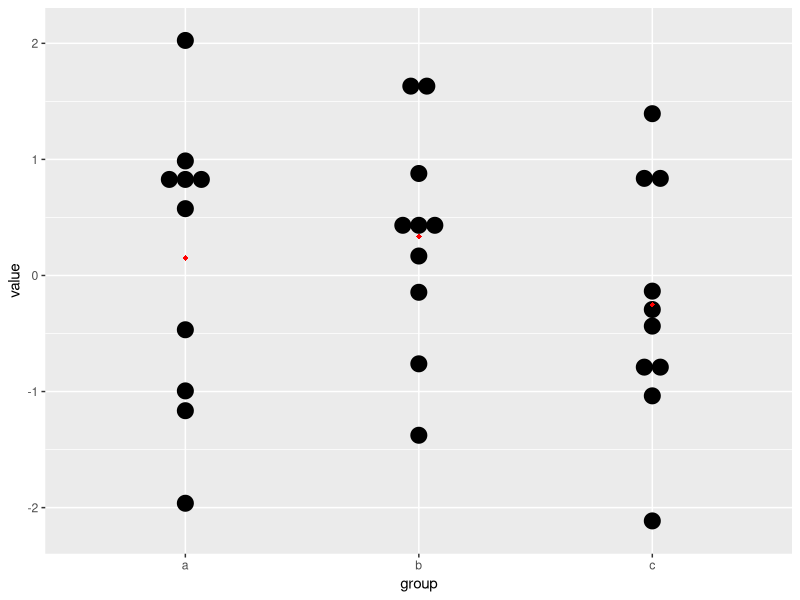
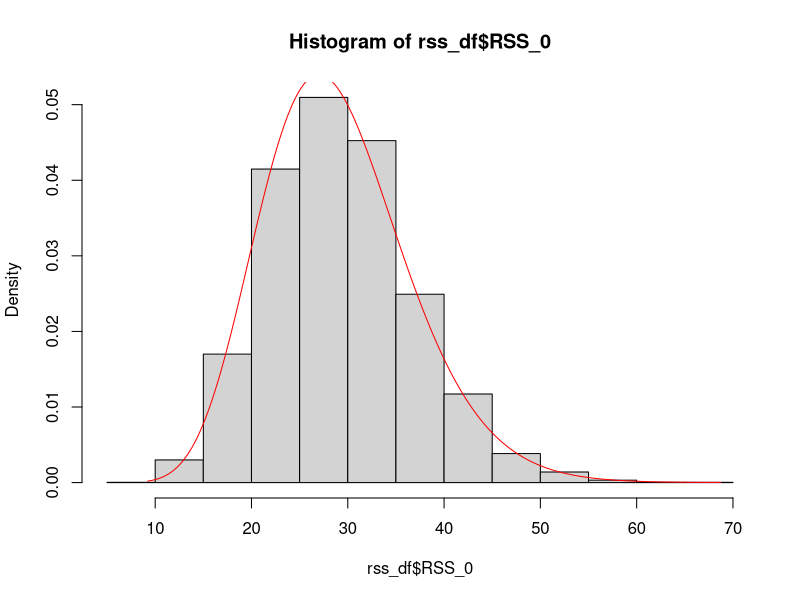
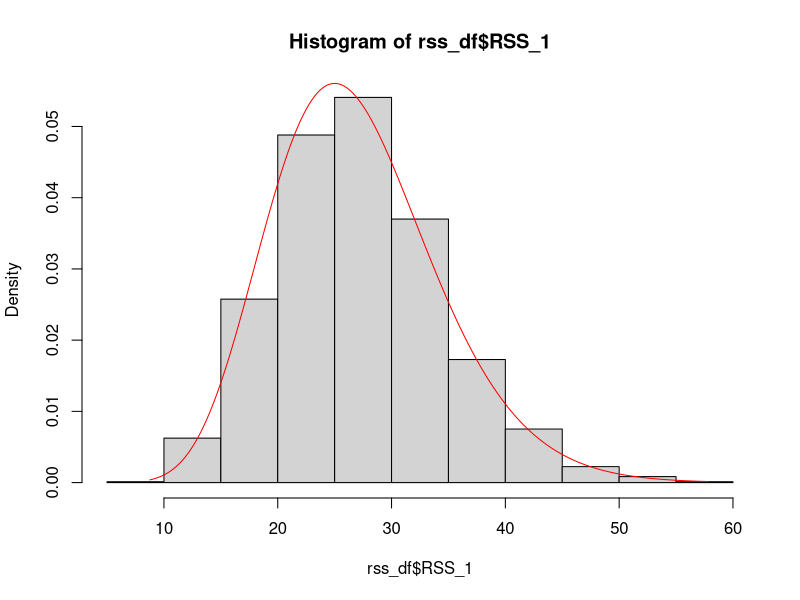

Here is the R script that generated these plots, in order:
## ---- chunk 1
knitr::opts_chunk$set(echo = TRUE)
## ---- chunk 2
library(tidyverse)
## ---- chunk 3
n_data <- 5000
n_per_group <- 10
n_groups <- 3
overall_mean <- 0
overal_sd <- 1
## ---- chunk 4
set.seed(1)
sim_df <- bind_rows(lapply(seq_len(5000), function(x){
  tibble(
    id = x,
    value = rnorm(n = n_per_group * n_groups, 
                  mean = overall_mean,
                  sd = overal_sd),
    group = rep(letters[seq_len(n_groups)], each = 10)
  )
}))
## ---- chunk 5
filter(sim_df, id == 20) %>% 
  ggplot(aes(x = group, y = value)) +
  geom_dotplot(binaxis='y', stackdir='center') +
  stat_summary(fun=mean, geom="point", 
               shape=18, color="red")
## ---- chunk 6
sim_df <- sim_df %>% 
  group_by(id) %>% 
  mutate(obs_overall_mean = mean(value)) %>% 
  group_by(id, group) %>% 
  mutate(obs_group_mean = mean(value)) %>% 
  ungroup()

sim_df
## ---- chunk 7
sim_df <- sim_df %>% 
  mutate(overall_residuals = value - obs_overall_mean,
         group_residuals = value - obs_group_mean) 

sim_df
## ---- chunk 8
rss_df <- sim_df %>% 
  group_by(id) %>% 
  summarise(RSS_0 = sum(overall_residuals^2),
            RSS_1 = sum(group_residuals^2)) %>% 
  ungroup
## ---- chunk 9
hist(rss_df$RSS_0, probability = TRUE)
lines(seq(min(rss_df$RSS_0), max(rss_df$RSS_0), 0.1),
      dchisq(seq(min(rss_df$RSS_0), max(rss_df$RSS_0), 0.1), df = n_groups * n_per_group - 1), col = "red")
## ---- chunk 10
hist(rss_df$RSS_1, probability = TRUE)
lines(seq(min(rss_df$RSS_1), max(rss_df$RSS_1), 0.1),
      dchisq(seq(min(rss_df$RSS_1), max(rss_df$RSS_1), 0.1), df = n_groups * n_per_group - n_groups), col = "red")
